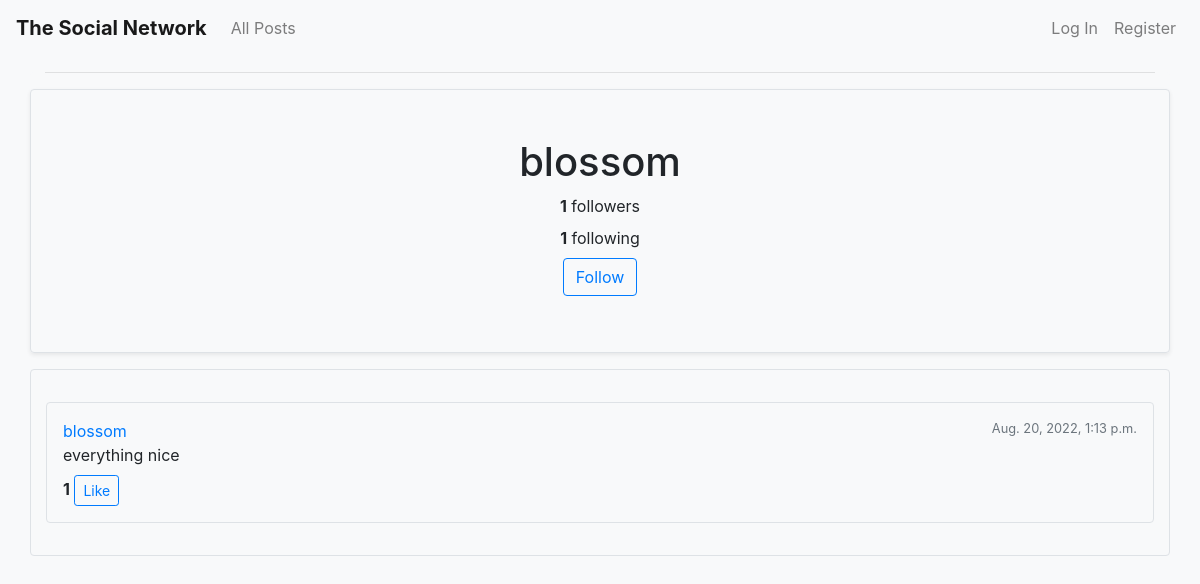
Page /profile/4 on the earlier database version.
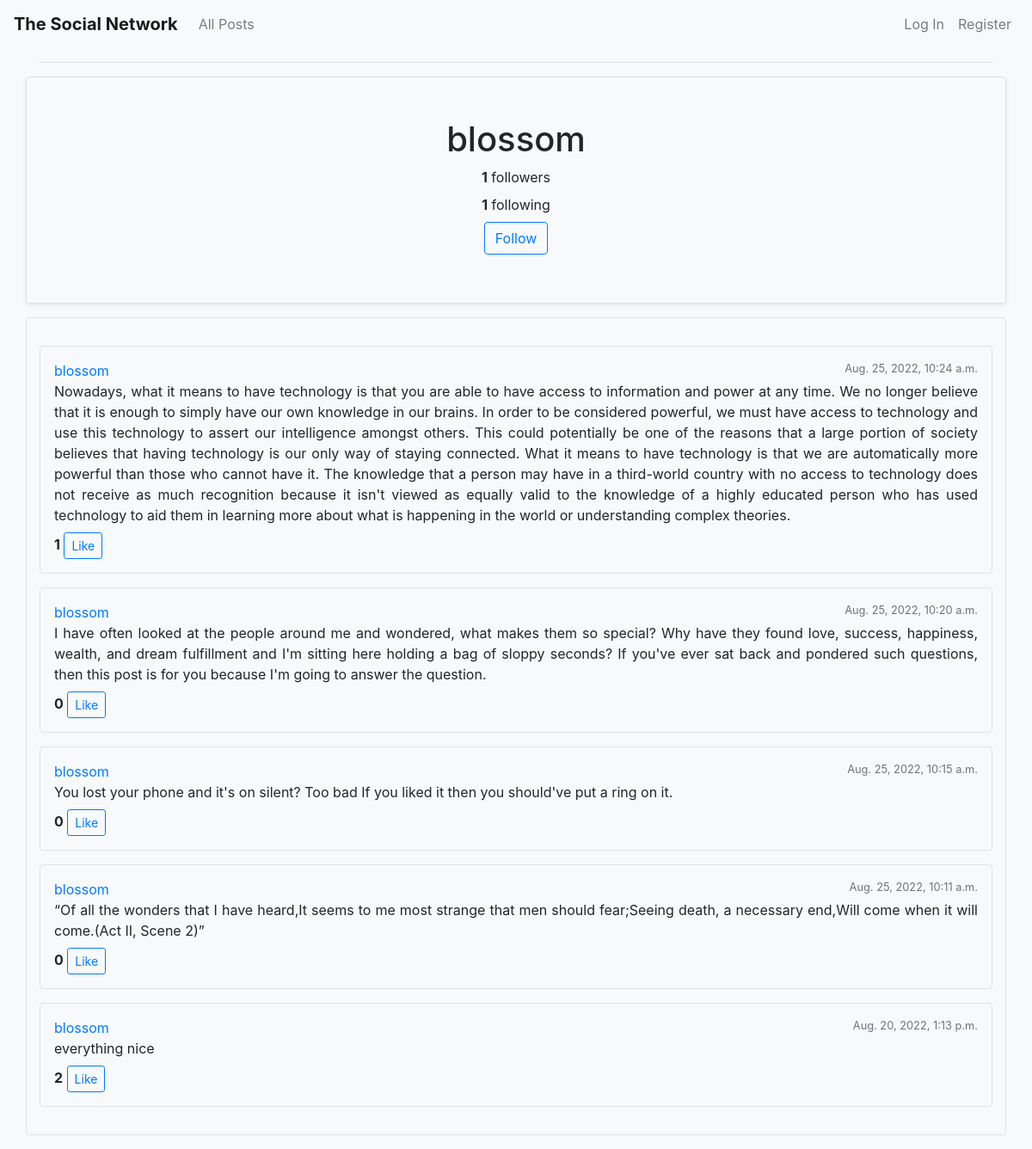
Same page on the later database version.
### network/models.py (models this page shows, shortened)
class User(AbstractUser, models.Model):
    followers = models.ManyToManyField("User", blank="true", related_name="follow")
    follows = models.ManyToManyField("User", blank="true", related_name="followed_by")

class Post(models.Model):
    content = models.TextField()
    poster = models.ForeignKey("User", on_delete=models.CASCADE, null=True, related_name="all_posts")
    timestamp = models.DateTimeField(auto_now_add=True)
    likers = models.ManyToManyField("User", blank=True, related_name="liked_post")

### network/views.py (the view)
# urls.py: path("profile/<int:user_id>", views.profile, name="profile"),
def profile(request, user_id):
    user = User.objects.get(pk=user_id)
    posts = Post.objects.filter(poster=user).order_by('-timestamp')
    p = paginate_posts(request, posts)
    return render(request, "network/profile.html", {
        "user": user,
        "page_obj": p.get("page_obj"),
        "page_range": p.get("page_range"),
        "need_paginated": p.get("need_paginated")
    })

### network/views.py (called while the page is built)
def paginate_posts(request, posts):
    paginator = Paginator(posts, 10)
    page_number = request.GET.get('page')
    p = dict()
    p["page_obj"] = paginator.get_page(page_number)
    p["page_range"] = range(1, paginator.num_pages + 1)
    p["need_paginated"] = True if (paginator.num_pages > 1) else False
    return p

### network/templates/network/profile.html (shortened to what this page needs)
{% extends "network/layout.html" %}
{% load static %}
{% block body %}
    <div class="row border rounded shadow-sm my-3">
        <div class="col p-5 text-center">
            <span class="h1">{{ user.username }}</span>
            <div class="row my-2">
                <div class="col">
                    <span class="font-weight-bold" id="followers-count">{{ user.followers.all.count }}</span> followers
                </div>
            </div>
            <div class="row my-2">
                <div class="col">
                    <span class="font-weight-bold">{{ user.follows.all.count }}</span> following
                </div>
            </div>
            {% if request.user != user %}
                <div class="row my-2">
                    <div class="col">
                        {% if user in request.user.follows.all %}
                            <button class="btn btn-primary" data-profile="{{ user.id }}" id="follow-button">Unfollow</button>
                        {% else %}
                            <button class="btn btn-outline-primary" data-profile="{{ user.id }}" id="follow-button">Follow</button>
                        {% endif %}
                    </div>
                </div>
            {% endif %}
        </div>
    </div>
    {% include 'network/posts.html' %}
{% endblock %}

### network/templates/network/layout.html (shortened to what this page needs)
{% load static %}
<!DOCTYPE html>
<html lang="en">
    <head>
        <link rel="stylesheet" href="https://stackpath.bootstrapcdn.com/bootstrap/4.4.1/css/bootstrap.min.css">
        <link href="{% static 'network/styles.css' %}" rel="stylesheet">
    </head>
    <body class="bg-light">
        <nav class="navbar navbar-expand-lg navbar-light bg-light m-0">
            <a class="font-weight-bold navbar-brand" href="{% url 'index' %}">The Social Network</a>
            <div class="collapse navbar-collapse" id="navbarTogglerDemo03">
                <ul class="navbar-nav mr-auto mt-2 mt-lg-0">
                    <li class="nav-item">
                        <a class="nav-link" href="{% url 'index' %}">All Posts</a>
                    </li>
                </ul>
                <ul class="navbar-nav ml-auto mt-2 mt-lg-0">
                    {% if request.user.is_authenticated %}
                        <li class="nav-item">
                            <a class="nav-link" href="{% url 'profile' request.user.id %}"><strong id="user">{{ request.user.username }}</strong></a>
                        </li>
                        <li class="nav-item">
                            <a class="nav-link" href="{% url 'logout' %}">Log Out</a>
                        </li>
                    {% else %}
                        <li class="nav-item">
                            <a class="nav-link" href="{% url 'login' %}">Log In</a>
                        </li>
                        <li class="nav-item">
                            <a class="nav-link" href="{% url 'register' %}">Register</a>
                        </li>
                    {% endif %}
                </ul>
            </div>
        </nav>
        <div class="body mt-0 bg-light">
            <div class="container bg-light rounded">
                <hr>
                {% block body %}
                {% endblock %}
            </div>
        </div>
    </body>
</html>

### network/templates/network/posts.html (shortened to what this page needs)
<div class="border rounded row mb-3 py-3">
    <div class="col">
        {% if page_obj %}
            {% for post in page_obj %}
                <div class="border rounded p-3 my-3 hover-box">
                    <div class="row">
                        <div class="col">
                            <div class="d-flex">
                                <a href="{% url 'profile' post.poster.id %}">{{ post.poster }}</a>
                                <span class="ml-auto small text-muted">{{ post.timestamp }}</span>
                            </div>
                            <div class="mb-2 text-justify">
                                <span id="post-{{ post.id }}">{{ post.content }}</span>
                            </div>
                            <div>
                                <span class="font-weight-bold" id="like-count-{{ post.id }}">{{ post.likers.all.count }}</span>
                                {% if request.user in post.likers.all %}
                                    <button class="btn btn-primary btn-sm like-button" data-post="{{ post.id }}">Unlike</button>
                                {% else %}
                                    <button class="btn btn-outline-primary btn-sm like-button" data-post="{{ post.id }}">Like</button>
                                {% endif %}
                            </div>
                        </div>
                    </div>
                </div>
            {% endfor %}
        {% else %}
            It's empty here!
        {% endif %}
    </div>
</div>

Differences in the rows shown:
added Post: poster "blossom", timestamp "Aug. 25, 2022, 10:24 a.m.", content "Nowadays, what it means to have technology is that you are able to have access to information and power at any time. We no longer believe that it is enough to simply have our own knowledge in our brains. In order to be considered powerful, we must have access to technology and use this technology to assert our intelligence amongst others. This could potentially be one of the reasons that a large portion of society believes that having technology is our only way of staying connected. What it means to have technology is that we are automatically more powerful than those who cannot have it. The knowledge that a person may have in a third-world country with no access to technology does not…", likers.all.count "1"
added Post: poster "blossom", timestamp "Aug. 25, 2022, 10:20 a.m.", content "I have often looked at the people around me and wondered, what makes them so special? Why have they found love, success, happiness, wealth, and dream fulfillment and I'm sitting here holding a bag of sloppy seconds? If you've ever sat back and pondered such questions, then this post is for you because I'm going to answer the question.", likers.all.count "0"
added Post: poster "blossom", timestamp "Aug. 25, 2022, 10:15 a.m.", content "You lost your phone and it's on silent? Too bad If you liked it then you should've put a ring on it.", likers.all.count "0"
added Post: poster "blossom", timestamp "Aug. 25, 2022, 10:11 a.m.", content "“Of all the wonders that I have heard,It seems to me most strange that men should fear;Seeing death, a necessary end,Will come when it will come.(Act II, Scene 2)”", likers.all.count "0"
computed for Post "everything nice": likers.all.count "1" → "2"
